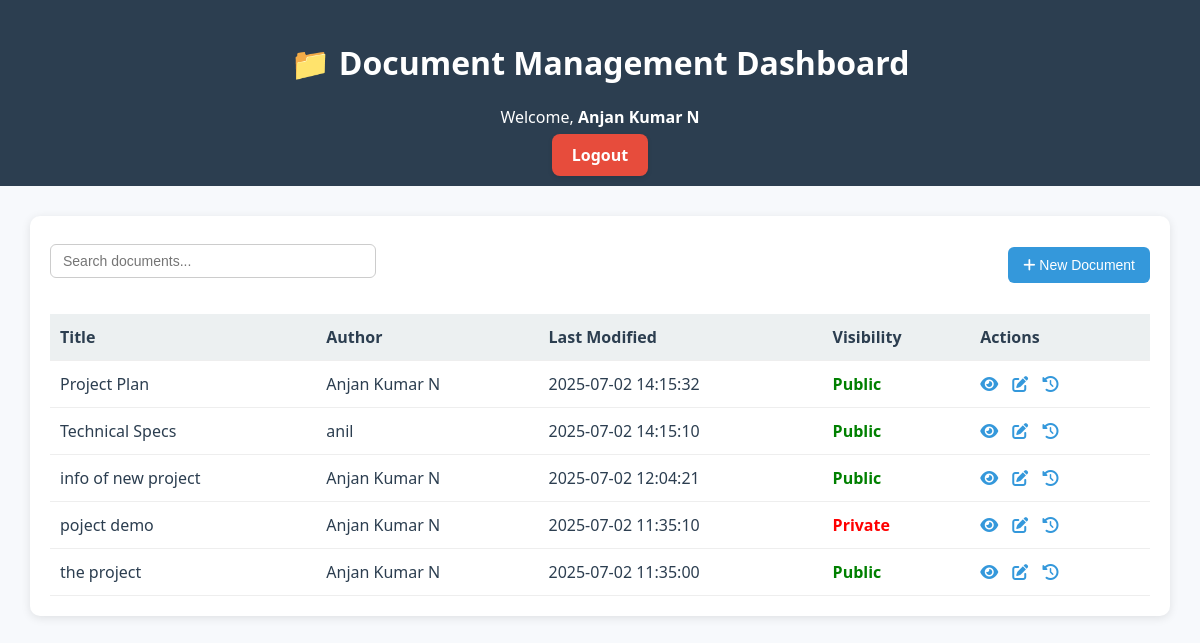
/dashboard.php (signed in), run on the app's committed database.
### tables this page shows
CREATE TABLE `documents` (
  `doc_id` int(11) NOT NULL,
  `title` varchar(255) NOT NULL,
  `content` text NOT NULL,
  `author_id` int(11) NOT NULL,
  `is_public` tinyint(1) DEFAULT 0,
  `last_modified` timestamp NOT NULL DEFAULT current_timestamp() ON UPDATE current_timestamp()
);

CREATE TABLE `users` (
  `user_id` int(11) NOT NULL,
  `name` varchar(100) NOT NULL,
  `email` varchar(100) NOT NULL,
  `password` varchar(255) NOT NULL,
  `reset_token` varchar(255) DEFAULT NULL,
  `created_at` timestamp NOT NULL DEFAULT current_timestamp()
);

### dashboard.php (the view, shortened to what this page needs)
<!DOCTYPE html>
<html>
<head>
  <link rel="stylesheet" href="https://cdnjs.cloudflare.com/ajax/libs/font-awesome/6.5.0/css/all.min.css">
  <link rel="stylesheet" href="dashboard-style.css">
</head>
<body>
<div class="header">
  <div class="header-flex">
    <div>
      <h1>📁 Document Management Dashboard</h1>
      <p>Welcome, <strong><?php echo htmlspecialchars($_SESSION['user_name']); ?></strong></p>
    </div>
    <a href="logout.php" class="logout-btn">Logout</a>
  </div>
</div>
<div class="container">
  <div class="top-bar">
    <input type="text" id="search" placeholder="Search documents...">
    <button onclick="window.location.href='create_document.php'"><i class="fa fa-plus"></i> New Document</button>
  </div>
  <table>
    <thead>
      <tr>
        <th>Title</th>
        <th>Author</th>
        <th>Last Modified</th>
        <th>Visibility</th>
        <th>Actions</th>
      </tr>
    </thead>
    <tbody>
    <?php
    require_once "includes/db.php";
    $user_id = $_SESSION['user_id'];
    $query = "
            SELECT DISTINCT d.doc_id, d.title, d.last_modified, d.is_public, u.name AS author_name
            FROM documents d
            JOIN users u ON d.author_id = u.user_id
            WHERE d.author_id = ? OR d.is_public = 1 OR d.author_id = ?
            ORDER BY d.last_modified DESC
            ";
    $stmt = $conn->prepare($query);
    $stmt->bind_param("ii", $user_id, $user_id);
    $stmt->execute();
    $result = $stmt->get_result();
    while ($row = $result->fetch_assoc()) {
      $visibility = $row['is_public'] ? '<span class="public">Public</span>' : '<span class="private">Private</span>';
      echo "<tr>
        <td>" . htmlspecialchars($row['title']) . "</td>
        <td>" . htmlspecialchars($row['author_name']) . "</td>
        <td>" . $row['last_modified'] . "</td>
        <td>$visibility</td>
        <td class='action-icons'>
          <a onclick=\"openPanel('view', {$row['doc_id']})\"><i class='fa fa-eye'></i></a>
          <a onclick=\"openPanel('edit', {$row['doc_id']})\"><i class='fa fa-edit'></i></a>
          <a onclick=\"openPanel('versions', {$row['doc_id']})\"><i class='fa fa-history'></i></a>
        </td>
      </tr>";
    }
    ?>
    </tbody>
  </table>
</div>
</body>
</html>

### dashboard-style.css (style rules this page uses)
body { font-family: 'Segoe UI', sans-serif; margin: 0; background: #fff; color: #2c3e50; }
input[type="text"], textarea { width: 100%; padding: 10px; margin: 8px 0 16px 0; border: 1px solid #ccc; border-radius: 6px; font-size: 14px; }
button { padding: 10px 16px; background: #3498db; border: none; color: white; border-radius: 6px; cursor: pointer; font-size: 14px; }

### dashboard.php (style rules this page uses)
body { font-family: 'Segoe UI', sans-serif; margin: 0; background: #f7f9fc; }
.header { background: #2c3e50; color: white; padding: 20px; text-align: center; }
.container { max-width: 1100px; margin: 30px auto; background: white; padding: 20px; border-radius: 10px; box-shadow: 0 2px 10px rgba(0,0,0,0.1); }
.top-bar { display: flex; justify-content: space-between; align-items: center; margin-bottom: 20px; }
.top-bar input { padding: 8px 12px; width: 300px; border: 1px solid #ccc; border-radius: 6px; }
.top-bar button { padding: 10px 15px; background: #3498db; color: white; border: none; border-radius: 6px; cursor: pointer; }
table { width: 100%; border-collapse: collapse; }
th, td { padding: 12px 10px; border-bottom: 1px solid #eee; text-align: left; }
th { background-color: #ecf0f1; }
.action-icons a { margin-right: 10px; color: #3498db; text-decoration: none; cursor: pointer; }
.public { color: green; font-weight: bold; }
.private { color: red; font-weight: bold; }
.logout-btn { background-color: #e74c3c; color: #fff; padding: 10px 20px; border-radius: 8px; text-decoration: none; font-weight: bold; transition: background-color 0.3s ease; box-shadow: 0 2px 5px rgba(0, 0, 0, 0.1); }

### data on the page
documents: title "Project Plan", author.name "Anjan Kumar N", last_modified "2025-07-02 14:15:32", is_public "Public"
documents: title "Technical Specs", author.name "anil", last_modified "2025-07-02 14:15:10", is_public "Public"
documents: title "info of new project", author.name "Anjan Kumar N", last_modified "2025-07-02 12:04:21", is_public "Public"
documents: title "poject demo", author.name "Anjan Kumar N", last_modified "2025-07-02 11:35:10", is_public "Private"
documents: title "the project", author.name "Anjan Kumar N", last_modified "2025-07-02 11:35:00", is_public "Public"

### other printed values
$_SESSION['user_name'] "Anjan Kumar N"
